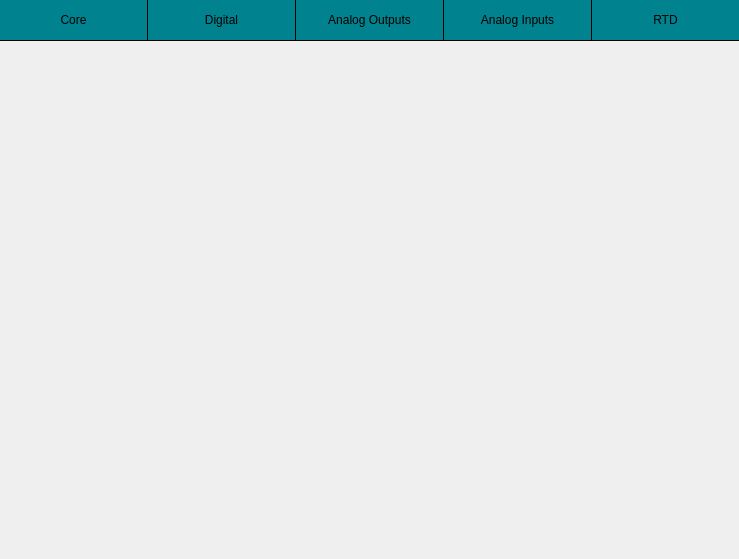
<?xml version="1.0" encoding="UTF-8"?>
<ui version="4.0">
 <class>InfoIOScreen</class>
 <widget class="QWidget" name="InfoIOScreen">
  <property name="geometry">
   <rect>
    <x>0</x>
    <y>0</y>
    <width>739</width>
    <height>559</height>
   </rect>
  </property>
  <property name="windowTitle">
   <string>Form</string>
  </property>
  <widget class="QPushButton" name="coreButton">
   <property name="geometry">
    <rect>
     <x>0</x>
     <y>0</y>
     <width>147</width>
     <height>40</height>
    </rect>
   </property>
   <property name="styleSheet">
    <string notr="true">QPushButton{

	border: none;
	background-color: #00838F;
}

QPushButton:pressed{

	background-color: #006064;
}

QPushButton:checked{

	background-color: #006064;
}</string>
   </property>
   <property name="text">
    <string>Core</string>
   </property>
  </widget>
  <widget class="QPushButton" name="digitalButton">
   <property name="geometry">
    <rect>
     <x>148</x>
     <y>0</y>
     <width>147</width>
     <height>40</height>
    </rect>
   </property>
   <property name="styleSheet">
    <string notr="true">QPushButton{

	border: none;
	background-color: #00838F;
}

QPushButton:pressed{

	background-color: #006064;
}

QPushButton:checked{

	background-color: #006064;
}</string>
   </property>
   <property name="text">
    <string>Digital</string>
   </property>
  </widget>
  <widget class="QPushButton" name="analogInButton">
   <property name="geometry">
    <rect>
     <x>444</x>
     <y>0</y>
     <width>147</width>
     <height>40</height>
    </rect>
   </property>
   <property name="styleSheet">
    <string notr="true">QPushButton{

	border: none;
	background-color: #00838F;
}

QPushButton:pressed{

	background-color: #006064;
}

QPushButton:checked{

	background-color: #006064;
}</string>
   </property>
   <property name="text">
    <string>Analog Inputs</string>
   </property>
  </widget>
  <widget class="QPushButton" name="rtdButton">
   <property name="geometry">
    <rect>
     <x>592</x>
     <y>0</y>
     <width>147</width>
     <height>40</height>
    </rect>
   </property>
   <property name="styleSheet">
    <string notr="true">QPushButton{

	border: none;
	background-color: #00838F;
}

QPushButton:pressed{

	background-color: #006064;
}

QPushButton:checked{

	background-color: #006064;
}</string>
   </property>
   <property name="text">
    <string>RTD</string>
   </property>
  </widget>
  <widget class="Line" name="horizontalLine">
   <property name="geometry">
    <rect>
     <x>0</x>
     <y>40</y>
     <width>739</width>
     <height>1</height>
    </rect>
   </property>
   <property name="autoFillBackground">
    <bool>false</bool>
   </property>
   <property name="styleSheet">
    <string notr="true">background-color: #000000</string>
   </property>
   <property name="orientation">
    <enum>Qt::Horizontal</enum>
   </property>
  </widget>
  <widget class="Line" name="verticalLine1">
   <property name="geometry">
    <rect>
     <x>147</x>
     <y>0</y>
     <width>1</width>
     <height>40</height>
    </rect>
   </property>
   <property name="styleSheet">
    <string notr="true">background-color: #000000</string>
   </property>
   <property name="orientation">
    <enum>Qt::Vertical</enum>
   </property>
  </widget>
  <widget class="Line" name="verticalLine2">
   <property name="geometry">
    <rect>
     <x>295</x>
     <y>0</y>
     <width>1</width>
     <height>40</height>
    </rect>
   </property>
   <property name="styleSheet">
    <string notr="true">background-color: #000000</string>
   </property>
   <property name="orientation">
    <enum>Qt::Vertical</enum>
   </property>
  </widget>
  <widget class="Line" name="verticalLine3">
   <property name="geometry">
    <rect>
     <x>443</x>
     <y>0</y>
     <width>1</width>
     <height>40</height>
    </rect>
   </property>
   <property name="styleSheet">
    <string notr="true">background-color: #000000</string>
   </property>
   <property name="orientation">
    <enum>Qt::Vertical</enum>
   </property>
  </widget>
  <widget class="QPushButton" name="analogOutButton">
   <property name="geometry">
    <rect>
     <x>296</x>
     <y>0</y>
     <width>147</width>
     <height>40</height>
    </rect>
   </property>
   <property name="styleSheet">
    <string notr="true">QPushButton{

	border: none;
	background-color: #00838F;
}

QPushButton:pressed{

	background-color: #006064;
}

QPushButton:checked{

	background-color: #006064;
}</string>
   </property>
   <property name="text">
    <string>Analog Outputs</string>
   </property>
  </widget>
  <widget class="Line" name="verticalLine4">
   <property name="geometry">
    <rect>
     <x>591</x>
     <y>0</y>
     <width>1</width>
     <height>40</height>
    </rect>
   </property>
   <property name="styleSheet">
    <string notr="true">background-color: #000000</string>
   </property>
   <property name="orientation">
    <enum>Qt::Vertical</enum>
   </property>
  </widget>
 </widget>
 <resources/>
 <connections/>
</ui>
